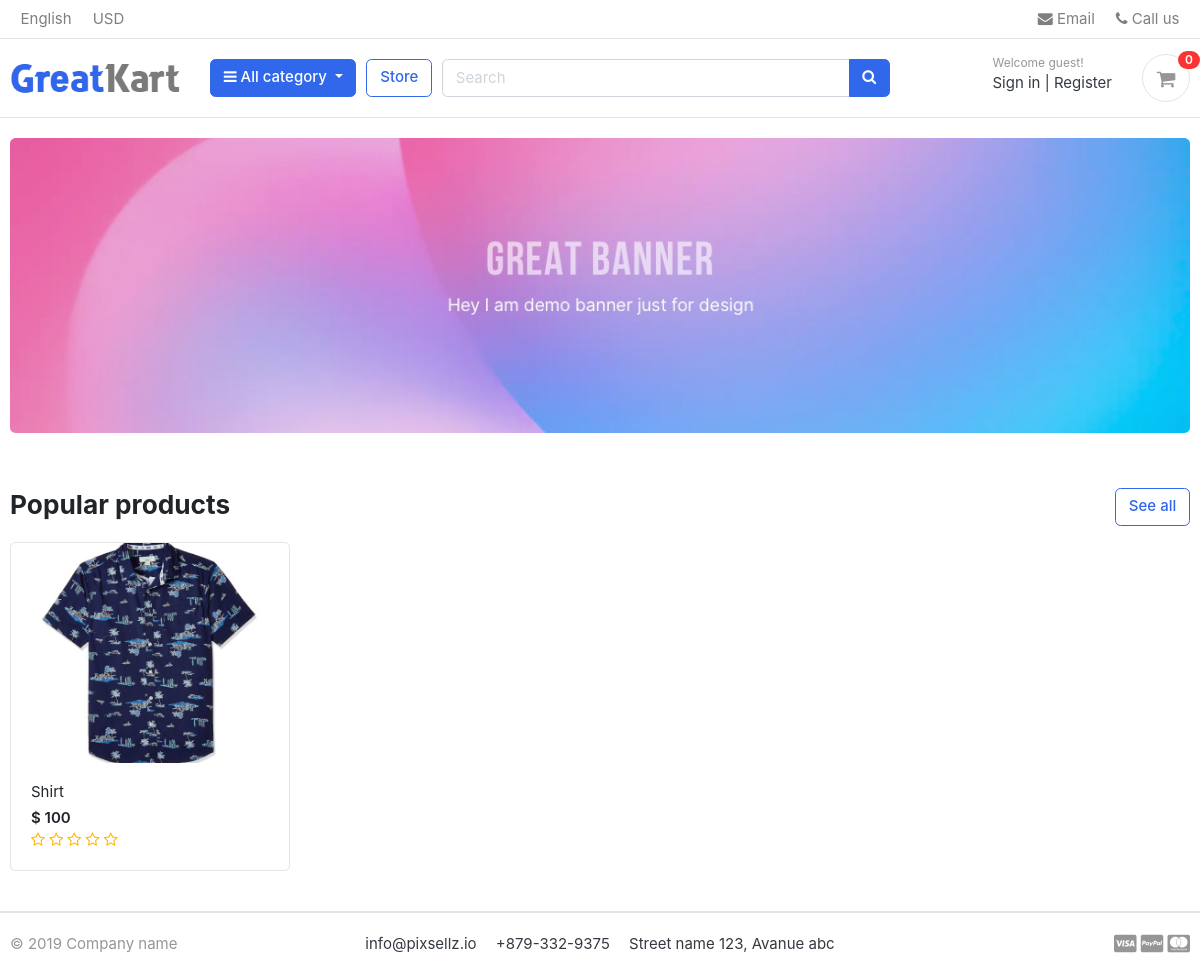
The page / on the database its author committed.
### store/models.py (models this page shows, shortened)
class Product(models.Model):
    product_name    = models.CharField(max_length=200, unique=True)
    slug            = models.SlugField(max_length=200, unique=True)
    description     = models.TextField(max_length=500, blank=True)
    price           = models.IntegerField()
    images          = models.ImageField(upload_to='photos/products')
    stock           = models.IntegerField()
    is_available    = models.BooleanField(default=True)
    category        = models.ForeignKey(Category, on_delete=models.CASCADE)
    created_date    = models.DateTimeField(auto_now_add=True)
    modified_date   = models.DateTimeField(auto_now=True)
    def get_url(self):
        return reverse('product_detail', args=[self.category.slug, self.slug])
    def averageReview(self):
        reviews = ReviewRating.objects.filter(product=self, status=True).aggregate(average=Avg('rating'))
        avg = 0
        if reviews['average'] is not None:
            avg = float(reviews['average'])
        return avg

### greatkart/views.py (the view)
# urls.py: 2. Add a URL to urlpatterns:  path('', views.home, name='home')
def home(request):
    products = Product.objects.all().filter(is_available=True).order_by('created_date')
    reviews = None
    for product in products:
        reviews = ReviewRating.objects.filter(product_id=product.id, status=True)
    context = {
        'products': products,
        'reviews': reviews,
    }
    return render(request, 'home.html', context)

### carts/context_processors.py (called while the page is built)
def counter(request):
    cart_count = 0
    if 'admin' in request.path:
        return {}
    else:
        try:
            cart = Cart.objects.filter(cart_id=_cart_id(request))
            if request.user.is_authenticated:
                cart_items = CartItem.objects.all().filter(user=request.user)
            else:
                cart_items = CartItem.objects.all().filter(cart=cart[:1])
            for cart_item in cart_items:
                cart_count += cart_item.quantity
        except Cart.DoesNotExist:
            cart_count = 0
    return dict(cart_count=cart_count)

### carts/views.py (called while the page is built)
def _cart_id(request):
    cart = request.session.session_key
    if not cart:
        cart = request.session.create()
    return cart

### category/context_processors.py (called while the page is built)
def menu_links(request):
    links = Category.objects.all()
    return dict(links=links)

### category/models.py (called while the page is built)
    def get_url(self):
            return reverse('products_by_category', args=[self.slug])

### templates/home.html
{% extends 'base.html' %}
{% load static %}
{% block content %}
<section class="section-intro padding-y-sm">
<div class="container">
<div class="intro-banner-wrap">
	<img src="{% static 'images/banners/1.jpg' %}" class="img-fluid rounded">
</div>
</div>
</section>
<section class="section-name padding-y-sm">
<div class="container">
<header class="section-heading">
	<a href="{% url 'store' %}" class="btn btn-outline-primary float-right">See all</a>
	<h3 class="section-title">Popular products</h3>
</header>
<div class="row">
	{% for product in products %}
	<div class="col-md-3">
		<div class="card card-product-grid">
			<a href="{{ product.get_url }}" class="img-wrap"> <img src="{{ product.images.url }}"> </a>
			<figcaption class="info-wrap">
				<a href="{{ product.get_url }}" class="title">{{ product.product_name }}</a>
				<div class="price mt-1">$ {{ product.price }}</div>
				<div class="rating-star">
					<span>
						<i class="fa fa-star{% if product.averageReview < 0.5 %}-o{% elif product.averageReview >= 0.5 and product.averageReview < 1 %}-half-o {% endif %}" aria-hidden="true"></i>
						<i class="fa fa-star{% if product.averageReview < 1.5 %}-o{% elif product.averageReview >= 1.5 and product.averageReview < 2 %}-half-o {% endif %}" aria-hidden="true"></i>
						<i class="fa fa-star{% if product.averageReview < 2.5 %}-o{% elif product.averageReview >= 2.5 and product.averageReview < 3 %}-half-o {% endif %}" aria-hidden="true"></i>
						<i class="fa fa-star{% if product.averageReview < 3.5 %}-o{% elif product.averageReview >= 3.5 and product.averageReview < 4 %}-half-o {% endif %}" aria-hidden="true"></i>
						<i class="fa fa-star{% if product.averageReview < 4.5 %}-o{% elif product.averageReview >= 4.5 and product.averageReview < 5 %}-half-o {% endif %}" aria-hidden="true"></i>
						</span>
				</div>
			</figcaption>
		</div>
	</div>
	{% endfor %}
</div>
</div>
</section>
</body>
</html>
{% endblock %}

### static/css/ui.css (style rules this page uses)
html { font-family: "Inter", sans-serif; font-size: 15px; }
.img-wrap { text-align: center; display: block; }
.img-wrap img { max-width: 100%; }
.padding-y-sm { padding-top: 20px; padding-bottom: 20px; }
.section-heading { margin-bottom: 20px; margin-top: 15px; }
.section-title { color: #212529; }
[class*=card-product] a.title { color: #212529; display: block; }
[class*=card-product] .img-wrap { overflow: hidden; position: relative; }
[class*=card-product] .img-wrap img { height: 100%; max-width: 100%; width: auto; display: inline-block; -o-object-fit: cover; object-fit: cover; }
.card-product-grid { margin-bottom: 20px; }
.card-product-grid .img-wrap { border-radius: 0.2rem 0.2rem 0 0; height: 220px; }
.card-product-grid .info-wrap { overflow: hidden; padding: 18px 20px; }
.card .img-wrap { overflow: hidden; }
.price { font-weight: 600; color: #212529; }

### static/css/custom.css (style rules this page uses)
.rating-star i { color: #ffb503 !important; }

### rows shown on the page
Product: images (picture), product_name "Shirt", price "100"

### other values the page prints
{{ cart_count }} "0"
